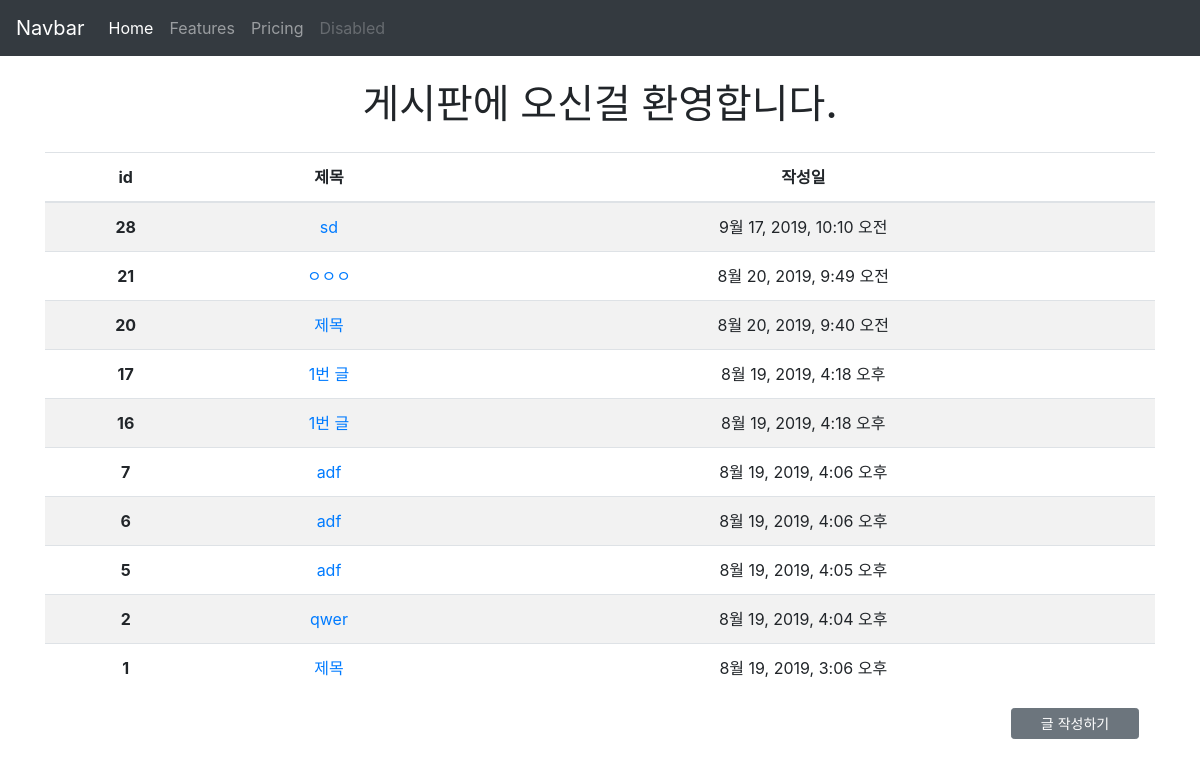
The page /articles/ on the database as committed earlier.
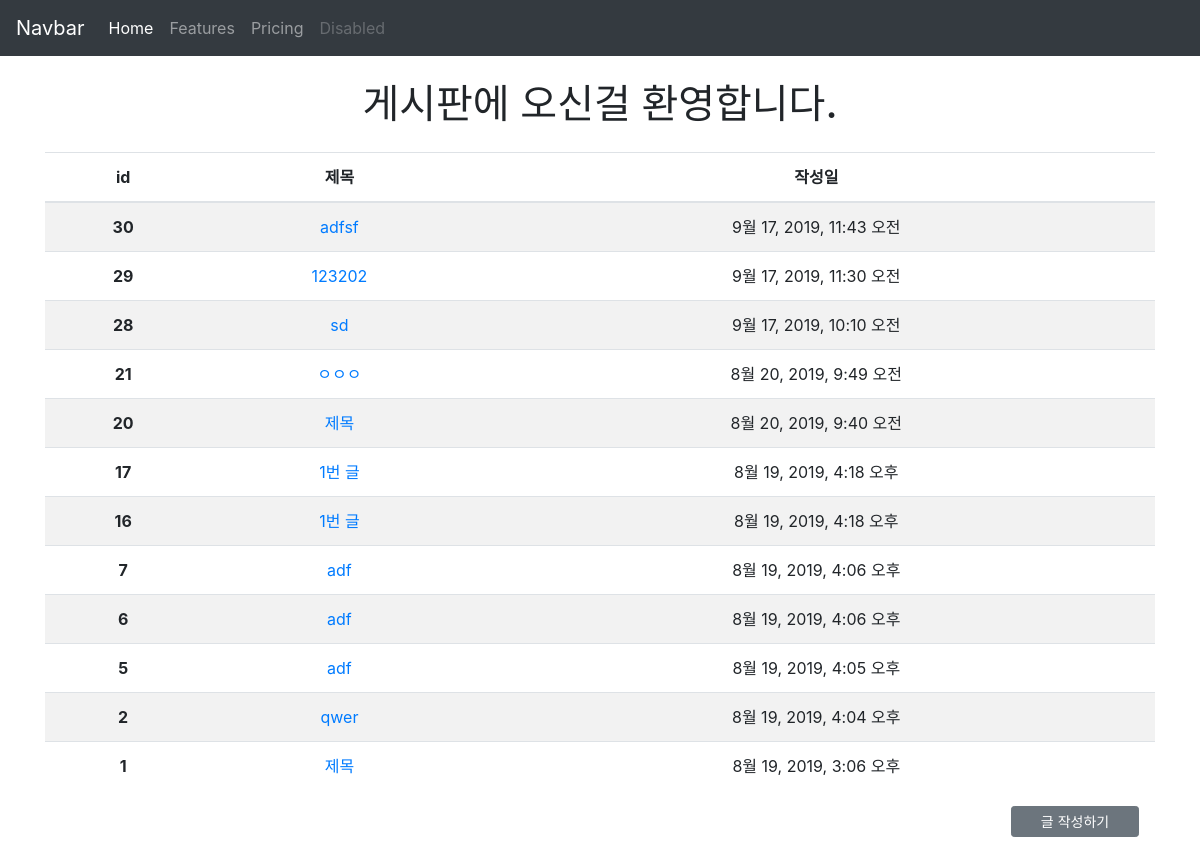
The same page on the database as committed later.
### articles/models.py (models this page shows, shortened)
class Article(models.Model):
    title = models.CharField(max_length=10)
    content = models.TextField()
    created_at = models.DateTimeField(auto_now_add=True)
    updated_at = models.DateTimeField(auto_now=True)

### articles/views.py (the view)
# urls.py: path('', views.index, name='index'),
def index(request):
    articles = Article.objects.order_by('-id')
    context = {
        'articles': articles
    }
    return render(request, 'articles/index.html', context)

### articles/templates/articles/index.html
{% extends 'articles/base.html' %}
{% block body %}
<h1 class="my-4 text-center">게시판에 오신걸 환영합니다.</h1>
<table class="mt-3 table table-striped text-center">
    <thead>
      <tr>
        <th scope="col">id</th>
        <th scope="col">제목</th>
        <th scope="col">작성일</th>
      </tr>
    </thead>
    <tbody>
      {% for article in articles %}
      <tr>
        <th scope="row">{{ article.id }}</th>
        <td><a href="{% url 'articles:detail' article.pk %}">{{ article.title }}</a></td>
        <td>{{ article.created_at }}</td>
      </tr>
      {% endfor %}
    </tbody>
  </table>
  <a class="d-block mt-3 mr-3 ml-auto btn btn-secondary btn-sm mb-3" style="width:8rem;" href="{% url 'articles:create' %}">글 작성하기</a>
{% endblock %}

Rows that differ between the two databases and show on the page:
added Article: id "30", title "adfsf", created_at "9월 17, 2019, 11:43 오전"
added Article: id "29", title "123202", created_at "9월 17, 2019, 11:30 오전"
